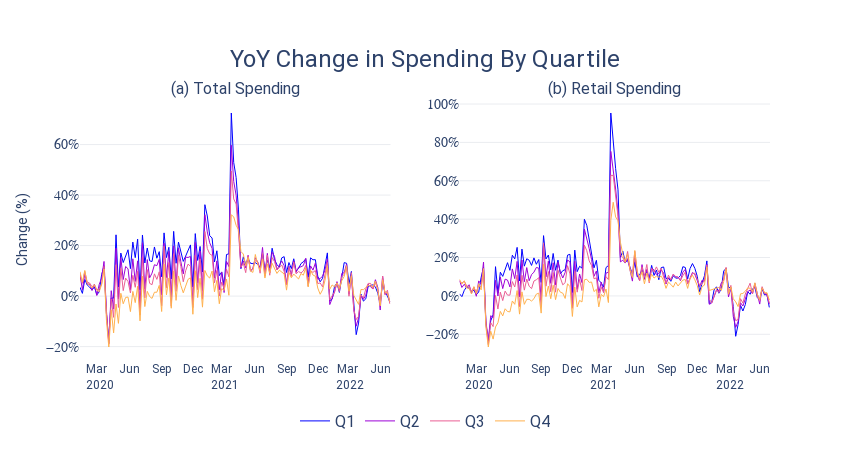

The cell this chart's notebook holds for it:
### Code cell
fig = make_subplots(rows=1, cols=2,
                   subplot_titles=("(a) Total Spending", "(b) Retail Spending"))

df1 = spend_inc2019_change
df2 = ret_inc2019_change

trace = go.Scatter(
    x=df1["date"],
    y=(df1["yoyspend1"]),
    line_width=1,
    line_color="#0000ff", ##003f5c
    name="Q1",
    mode="lines",
    hovertemplate='Week end: <b>%{x}</b><br> YoY Change in total spending of 1st quartile: <b>%{y:.1%}</b><extra></extra>'
    )
fig.add_trace(trace, row=1, col=1)
trace = go.Scatter(
    x=df1["date"],
    y=(df1["yoyspend2"]),
    line_width=1,
    line_color="#9d02d7", ##003f5c
    name="Q2",
    mode="lines",
    hovertemplate='Week end: <b>%{x}</b><br> YoY Change in total spending of 2nd quartile: <b>%{y:.1%}</b><extra></extra>'
    )
fig.add_trace(trace, row=1, col=1)
trace = go.Scatter(
    x=df1["date"],
    y=(df1["yoyspend3"]),
    line_width=1,
    line_color="#ea5f94", ##003f5c
    name="Q3",
    mode="lines",
    hovertemplate='Week end: <b>%{x}</b><br> YoY Change in total spending of 3rd quartile: <b>%{y:.1%}</b><extra></extra>'
    )
fig.add_trace(trace, row=1, col=1)
trace = go.Scatter(
    x=df1["date"],
    y=(df1["yoyspend4"]),
    line_width=1,
    line_color="#ffb14e", ##003f5c
    name="Q4",
    mode="lines",
    legendgroup='group1',
    hovertemplate='Week end: <b>%{x}</b><br> YoY Change in total spending of 4th quartile: <b>%{y:.1%}</b><extra></extra>'
    )
fig.add_trace(trace, row=1, col=1)



#############

trace = go.Scatter(
    x=df2["date"],
    y=(df2["yoyretspend1"]),
    line_width=1,
    line_color="#0000ff", ##003f5c
    name="Q1",
    mode="lines",
    legendgroup='group1',
    showlegend=False,    
    hovertemplate='Week end: <b>%{x}</b><br> YoY Change in retail spending of 1st quartile:: <b>%{y:.1%}</b><extra></extra>'
    )
fig.add_trace(trace, row=1, col=2)
trace = go.Scatter(
    x=df2["date"],
    y=(df2["yoyretspend2"]),
    line_width=1,
    line_color="#9d02d7", ##003f5c
    name="Q2",
    mode="lines",
    legendgroup='group1',
    showlegend=False,    
    hovertemplate='Week end: <b>%{x}</b><br> YoY Change in retail spending of 2nd quartile:: <b>%{y:.1%}</b><extra></extra>'
    )
fig.add_trace(trace, row=1, col=2)
trace = go.Scatter(
    x=df2["date"],
    y=(df2["yoyretspend3"]),
    line_width=1,
    line_color="#ea5f94", ##003f5c
    name="Q3",
    mode="lines",
    legendgroup='group1',
    showlegend=False,    
    hovertemplate='Week end: <b>%{x}</b><br> YoY Change in retail spending of 3rd quartile: <b>%{y:.1%}</b><extra></extra>'
    )
fig.add_trace(trace, row=1, col=2)
trace = go.Scatter(
    x=df2["date"],
    y=(df2["yoyretspend4"]),
    line_width=1,
    line_color="#ffb14e", ##003f5c
    name="Q4",
    mode="lines",
    legendgroup='group1',
    showlegend=False,
    hovertemplate='Week end: <b>%{x}</b><br> YoY Change in retail spending of 4th quartile: <b>%{y:.1%}</b><extra></extra>'
    )
fig.add_trace(trace, row=1, col=2)


fig.update_layout (yaxis1=dict(
        zeroline=False,
        gridcolor="#EAECF0",
        gridwidth=1,
        # range=[0,20],
        tickformat='.0%',
        tickfont=dict(family="Roboto Mono", size=14, color="#2D426A"),
    ),
    yaxis2=dict(
        zeroline=False,
        gridcolor="#EAECF0",
        gridwidth=1,
        # range=[0,20],
        tickformat='.0%',
        tickfont=dict(family="Roboto Mono", size=14, color="#2D426A"),
    ),               
    xaxis1=dict(
        zeroline=False,
        zerolinecolor="#EAECF0",
        zerolinewidth=1,
     #   tickangle = 45,
     #   gridcolor="#EAECF0",
    #    gridwidth=1,
        range=["2020-01-08", "2022-07-01"],
        tickfont=dict(family="Roboto", size=12, color="#2D426A"),
        tickmode = 'array',
        tickvals = ['2020-03-01' ,'2020-06-01',  '2020-9-01', '2020-12-01', 
                    '2021-03-01' ,'2021-06-01',  '2021-9-01', '2021-12-01',
                    '2022-03-01' ,'2022-06-01',],
        ticktext = ['Mar <br> 2020', 'Jun', 'Sep', 'Dec', 'Mar <br> 2021', 'Jun', 'Sep', 'Dec', 'Mar <br> 2022', 'Jun'],
    ),
    xaxis2=dict(
        zeroline=False,
        zerolinecolor="#EAECF0",
        zerolinewidth=1,
     #   tickangle = 45,
     #   gridcolor="#EAECF0",
    #    gridwidth=1,
        range=["2020-01-08", "2022-07-01"],
        tickfont=dict(family="Roboto", size=12, color="#2D426A"),
        tickmode = 'array',
        tickvals = ['2020-03-01' ,'2020-06-01',  '2020-9-01', '2020-12-01', 
                    '2021-03-01' ,'2021-06-01',  '2021-9-01', '2021-12-01',
                    '2022-03-01' ,'2022-06-01',],
        ticktext = ['Mar <br> 2020', 'Jun', 'Sep', 'Dec', 'Mar <br> 2021', 'Jun', 'Sep', 'Dec', 'Mar <br> 2022', 'Jun'],
    ),               
    showlegend=True,
    yaxis_title="Change (%)",
    font=dict(family="Roboto", size=12, color="#2D426A"),
    legend=dict(
        yanchor="bottom",
        y=-0.3,
        xanchor="center",
        x=0.5,
        font=dict(family="Roboto", size=16, color="#2D426A"),
        # traceorder='reversed',
        orientation="h",
    ),
    title=dict(
        font=dict(family="Roboto", size=24, color="#2D426A"),
        text="YoY Change in Spending By Quartile",
        yanchor="middle",
        y=0.87,
        xanchor="center",
        x=0.5,
    ),
    plot_bgcolor="rgba(0,0,0,0)",
    height=450, width = 850,
    hoverlabel=dict(
        bgcolor="white",
        bordercolor="#2D426A",
        font=dict(size=12, family="Roboto Mono", color="#2D426A"),
    ))



fig.show()
fig.write_html("html_figures\\spend_change.html")

py.plot(fig, filename = 'spend_change', auto_open=True)

### Figure 1 — Plotly figure (JSON) as saved in the notebook; plotly's stock layout.template omitted (floating-point values rounded to 4 significant figures; data arrays with more than 128 entries replaced by an {"elided": "..."} marker saying what was removed)
{"data": [{"hovertemplate": "Week end: <b>%{x}</b><br> YoY Change in total spending of 1st quartile: <b>%{y:.1%}</b><extra></extra>", "line": {"color": "#0000ff", "width": 1}, "mode": "lines", "name": "Q1", "type": "scatter", "x": {"elided": "130 str values"}, "xaxis": "x", "y": {"elided": "130 float values"}, "yaxis": "y"}, {"hovertemplate": "Week end: <b>%{x}</b><br> YoY Change in total spending of 2nd quartile: <b>%{y:.1%}</b><extra></extra>", "line": {"color": "#9d02d7", "width": 1}, "mode": "lines", "name": "Q2", "type": "scatter", "x": {"elided": "130 str values"}, "xaxis": "x", "y": {"elided": "130 float values"}, "yaxis": "y"}, {"hovertemplate": "Week end: <b>%{x}</b><br> YoY Change in total spending of 3rd quartile: <b>%{y:.1%}</b><extra></extra>", "line": {"color": "#ea5f94", "width": 1}, "mode": "lines", "name": "Q3", "type": "scatter", "x": {"elided": "130 str values"}, "xaxis": "x", "y": {"elided": "130 float values"}, "yaxis": "y"}, {"hovertemplate": "Week end: <b>%{x}</b><br> YoY Change in total spending of 4th quartile: <b>%{y:.1%}</b><extra></extra>", "legendgroup": "group1", "line": {"color": "#ffb14e", "width": 1}, "mode": "lines", "name": "Q4", "type": "scatter", "x": {"elided": "130 str values"}, "xaxis": "x", "y": {"elided": "130 float values"}, "yaxis": "y"}, {"hovertemplate": "Week end: <b>%{x}</b><br> YoY Change in retail spending of 1st quartile:: <b>%{y:.1%}</b><extra></extra>", "legendgroup": "group1", "line": {"color": "#0000ff", "width": 1}, "mode": "lines", "name": "Q1", "showlegend": false, "type": "scatter", "x": {"elided": "130 str values"}, "xaxis": "x2", "y": {"elided": "130 float values"}, "yaxis": "y2"}, {"hovertemplate": "Week end: <b>%{x}</b><br> YoY Change in retail spending of 2nd quartile:: <b>%{y:.1%}</b><extra></extra>", "legendgroup": "group1", "line": {"color": "#9d02d7", "width": 1}, "mode": "lines", "name": "Q2", "showlegend": false, "type": "scatter", "x": {"elided": "130 str values"}, "xaxis": "x2", "y": {"elided": "130 float values"}, "yaxis": "y2"}, {"hovertemplate": "Week end: <b>%{x}</b><br> YoY Change in retail spending of 3rd quartile: <b>%{y:.1%}</b><extra></extra>", "legendgroup": "group1", "line": {"color": "#ea5f94", "width": 1}, "mode": "lines", "name": "Q3", "showlegend": false, "type": "scatter", "x": {"elided": "130 str values"}, "xaxis": "x2", "y": {"elided": "130 float values"}, "yaxis": "y2"}, {"hovertemplate": "Week end: <b>%{x}</b><br> YoY Change in retail spending of 4th quartile: <b>%{y:.1%}</b><extra></extra>", "legendgroup": "group1", "line": {"color": "#ffb14e", "width": 1}, "mode": "lines", "name": "Q4", "showlegend": false, "type": "scatter", "x": {"elided": "130 str values"}, "xaxis": "x2", "y": {"elided": "130 float values"}, "yaxis": "y2"}], "layout": {"annotations": [{"font": {"size": 16}, "showarrow": false, "text": "(a) Total Spending", "x": 0.225, "xanchor": "center", "xref": "paper", "y": 1, "yanchor": "bottom", "yref": "paper"}, {"font": {"size": 16}, "showarrow": false, "text": "(b) Retail Spending", "x": 0.775, "xanchor": "center", "xref": "paper", "y": 1, "yanchor": "bottom", "yref": "paper"}], "font": {"color": "#2D426A", "family": "Roboto", "size": 12}, "height": 450, "hoverlabel": {"bgcolor": "white", "bordercolor": "#2D426A", "font": {"color": "#2D426A", "family": "Roboto Mono", "size": 12}}, "legend": {"font": {"color": "#2D426A", "family": "Roboto", "size": 16}, "orientation": "h", "x": 0.5, "xanchor": "center", "y": -0.3, "yanchor": "bottom"}, "plot_bgcolor": "rgba(0,0,0,0)", "showlegend": true, "title": {"font": {"color": "#2D426A", "family": "Roboto", "size": 24}, "text": "YoY Change in Spending By Quartile", "x": 0.5, "xanchor": "center", "y": 0.87, "yanchor": "middle"}, "width": 850, "xaxis": {"anchor": "y", "domain": [0, 0.45], "range": ["2020-01-08", "2022-07-01"], "tickfont": {"color": "#2D426A", "family": "Roboto", "size": 12}, "tickmode": "array", "ticktext": ["Mar <br> 2020", "Jun", "Sep", "Dec", "Mar <br> 2021", "Jun", "Sep", "Dec", "Mar <br> 2022", "Jun"], "tickvals": ["2020-03-01", "2020-06-01", "2020-9-01", "2020-12-01", "2021-03-01", "2021-06-01", "2021-9-01", "2021-12-01", "2022-03-01", "2022-06-01"], "zeroline": false, "zerolinecolor": "#EAECF0", "zerolinewidth": 1}, "xaxis2": {"anchor": "y2", "domain": [0.55, 1], "range": ["2020-01-08", "2022-07-01"], "tickfont": {"color": "#2D426A", "family": "Roboto", "size": 12}, "tickmode": "array", "ticktext": ["Mar <br> 2020", "Jun", "Sep", "Dec", "Mar <br> 2021", "Jun", "Sep", "Dec", "Mar <br> 2022", "Jun"], "tickvals": ["2020-03-01", "2020-06-01", "2020-9-01", "2020-12-01", "2021-03-01", "2021-06-01", "2021-9-01", "2021-12-01", "2022-03-01", "2022-06-01"], "zeroline": false, "zerolinecolor": "#EAECF0", "zerolinewidth": 1}, "yaxis": {"anchor": "x", "domain": [0, 1], "gridcolor": "#EAECF0", "gridwidth": 1, "tickfont": {"color": "#2D426A", "family": "Roboto Mono", "size": 14}, "tickformat": ".0%", "title": {"text": "Change (%)"}, "zeroline": false}, "yaxis2": {"anchor": "x2", "domain": [0, 1], "gridcolor": "#EAECF0", "gridwidth": 1, "tickfont": {"color": "#2D426A", "family": "Roboto Mono", "size": 14}, "tickformat": ".0%", "zeroline": false}}}
